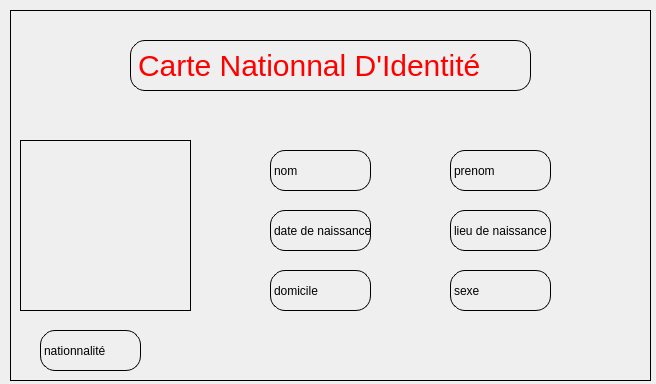
<?xml version="1.0" encoding="UTF-8"?>
<ui version="4.0">
 <class>Dialog</class>
 <widget class="QDialog" name="Dialog">
  <property name="geometry">
   <rect>
    <x>0</x>
    <y>0</y>
    <width>656</width>
    <height>384</height>
   </rect>
  </property>
  <property name="windowTitle">
   <string>Dialog</string>
  </property>
  <widget class="QLabel" name="label">
   <property name="geometry">
    <rect>
     <x>10</x>
     <y>10</y>
     <width>641</width>
     <height>371</height>
    </rect>
   </property>
   <property name="styleSheet">
    <string notr="true">border : 1px solid black;
background-image : url(:/newPrefix/assets/image/flag.jpeg);</string>
   </property>
   <property name="text">
    <string/>
   </property>
   <property name="pixmap">
    <pixmap>../assets/image/flag.jpeg</pixmap>
   </property>
   <property name="scaledContents">
    <bool>true</bool>
   </property>
  </widget>
  <widget class="QLabel" name="label_2">
   <property name="geometry">
    <rect>
     <x>20</x>
     <y>30</y>
     <width>101</width>
     <height>81</height>
    </rect>
   </property>
   <property name="styleSheet">
    <string notr="true">background-image : url(:/newPrefix/assets/image/france.jpeg);</string>
   </property>
   <property name="text">
    <string/>
   </property>
   <property name="pixmap">
    <pixmap resource="../images.qrc">:/newPrefix/assets/image/france.jpeg</pixmap>
   </property>
   <property name="scaledContents">
    <bool>true</bool>
   </property>
  </widget>
  <widget class="QLabel" name="label_3">
   <property name="geometry">
    <rect>
     <x>130</x>
     <y>40</y>
     <width>401</width>
     <height>51</height>
    </rect>
   </property>
   <property name="styleSheet">
    <string notr="true">border : 1px solid black;
border-radius : 15px;
color : red;
font-size : 30px;</string>
   </property>
   <property name="text">
    <string>Carte Nationnal D'Identité</string>
   </property>
  </widget>
  <widget class="QLabel" name="label_4">
   <property name="geometry">
    <rect>
     <x>20</x>
     <y>140</y>
     <width>171</width>
     <height>171</height>
    </rect>
   </property>
   <property name="styleSheet">
    <string notr="true">border : 1px solid black;</string>
   </property>
   <property name="text">
    <string/>
   </property>
   <property name="pixmap">
    <pixmap resource="../images.qrc">:/newPrefix/assets/image/audrey.jpeg</pixmap>
   </property>
   <property name="scaledContents">
    <bool>true</bool>
   </property>
  </widget>
  <widget class="QLabel" name="label_5">
   <property name="geometry">
    <rect>
     <x>540</x>
     <y>30</y>
     <width>101</width>
     <height>71</height>
    </rect>
   </property>
   <property name="styleSheet">
    <string notr="true">background-image : url(:/newPrefix/assets/image/france_flag.png);</string>
   </property>
   <property name="text">
    <string/>
   </property>
   <property name="pixmap">
    <pixmap resource="../images.qrc">:/newPrefix/assets/image/france_flag.png</pixmap>
   </property>
   <property name="scaledContents">
    <bool>true</bool>
   </property>
  </widget>
  <widget class="QLabel" name="label_6">
   <property name="geometry">
    <rect>
     <x>270</x>
     <y>150</y>
     <width>101</width>
     <height>41</height>
    </rect>
   </property>
   <property name="styleSheet">
    <string notr="true">border : 1px solid black;
border-radius : 15px;</string>
   </property>
   <property name="text">
    <string>nom</string>
   </property>
  </widget>
  <widget class="QLabel" name="label_7">
   <property name="geometry">
    <rect>
     <x>450</x>
     <y>150</y>
     <width>101</width>
     <height>41</height>
    </rect>
   </property>
   <property name="styleSheet">
    <string notr="true">border : 1px solid black;
border-radius : 15px;</string>
   </property>
   <property name="text">
    <string>prenom</string>
   </property>
  </widget>
  <widget class="QLabel" name="label_8">
   <property name="geometry">
    <rect>
     <x>270</x>
     <y>210</y>
     <width>101</width>
     <height>41</height>
    </rect>
   </property>
   <property name="styleSheet">
    <string notr="true">border : 1px solid black;
border-radius : 15px;</string>
   </property>
   <property name="text">
    <string>date de naissance</string>
   </property>
  </widget>
  <widget class="QLabel" name="label_9">
   <property name="geometry">
    <rect>
     <x>40</x>
     <y>330</y>
     <width>101</width>
     <height>41</height>
    </rect>
   </property>
   <property name="styleSheet">
    <string notr="true">border : 1px solid black;
border-radius : 15px;</string>
   </property>
   <property name="text">
    <string>nationnalité</string>
   </property>
  </widget>
  <widget class="QLabel" name="label_10">
   <property name="geometry">
    <rect>
     <x>450</x>
     <y>210</y>
     <width>101</width>
     <height>41</height>
    </rect>
   </property>
   <property name="styleSheet">
    <string notr="true">border : 1px solid black;
border-radius : 15px;</string>
   </property>
   <property name="text">
    <string>lieu de naissance</string>
   </property>
  </widget>
  <widget class="QLabel" name="label_11">
   <property name="geometry">
    <rect>
     <x>270</x>
     <y>270</y>
     <width>101</width>
     <height>41</height>
    </rect>
   </property>
   <property name="styleSheet">
    <string notr="true">border : 1px solid black;
border-radius : 15px;</string>
   </property>
   <property name="text">
    <string>domicile</string>
   </property>
  </widget>
  <widget class="QLabel" name="label_12">
   <property name="geometry">
    <rect>
     <x>450</x>
     <y>270</y>
     <width>101</width>
     <height>41</height>
    </rect>
   </property>
   <property name="styleSheet">
    <string notr="true">border : 1px solid black;
border-radius : 15px;</string>
   </property>
   <property name="text">
    <string>sexe</string>
   </property>
  </widget>
 </widget>
 <resources>
  <include location="../images.qrc"/>
 </resources>
 <connections/>
</ui>
